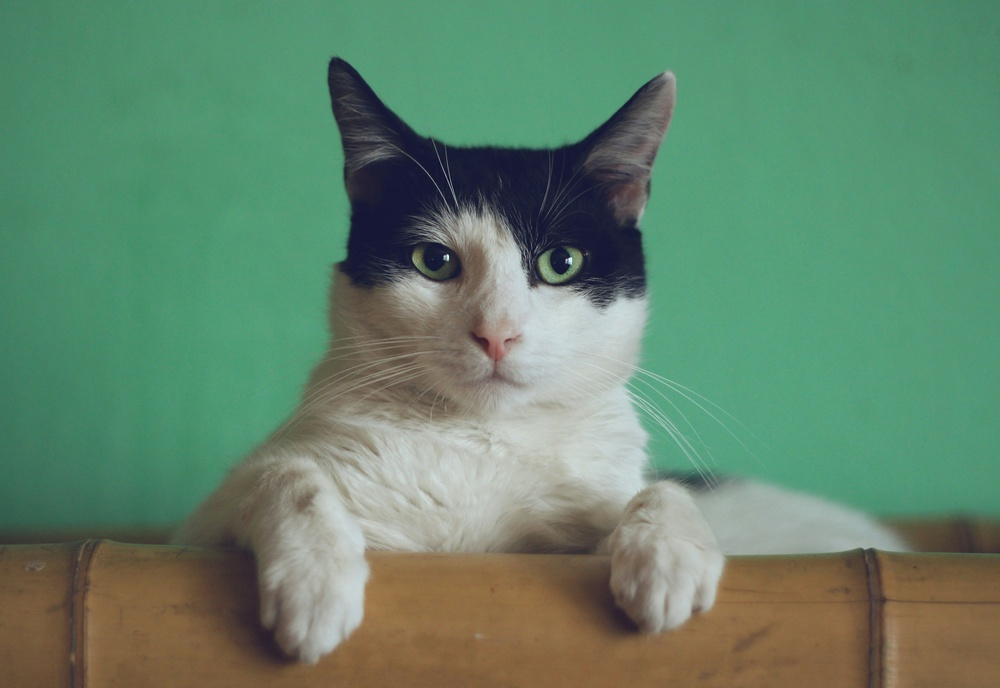
#> input picture week_02_classic_ml/open_cv/resource/cat.jpg, 1000 x 688 px, shrunk from 5026 x 3458 before the run
$ python translation_rotation_image.py
#> lines starting #> are read from the running program, lines starting #| are printed output that depends on the picture
import cv2
import numpy as np

# Reading the image
image = cv2.imread('./resource/cat.jpg')
#> image is the input picture: shape (688, 1000, 3); mean B, G, R 107.8, 132.8, 99.3

# dividing height and width by 2 to get the center of the image
height, width = image.shape[:2]
#> height = 688; width = 1000

# --- 1. TỊNH TIẾN (TRANSLATION) ---
tx, ty = 500, 1000 # Dịch sang phải 50, xuống dưới 100
M_translate = np.float32([
    [1, 0, tx],
    [0, 1, ty]
])

# Dùng warpAffine để áp dụng ma trận
img_translated = cv2.warpAffine(image, M_translate, (width, height))
#> img_translated: shape (688, 1000, 3); every value is 0

# get the center coordinates of the image to create the 2D rotation matrix
center = (width/2, height/2)
#> center = (500, 344)

# using cv2.getRotationMatrix2D() to get the rotation matrix
rotate_matrix = cv2.getRotationMatrix2D(center, angle=45, scale=1)

# rotate the image using cv2.warpAffine
rotated_image = cv2.warpAffine(src=image, M=rotate_matrix, dsize=(width, height))
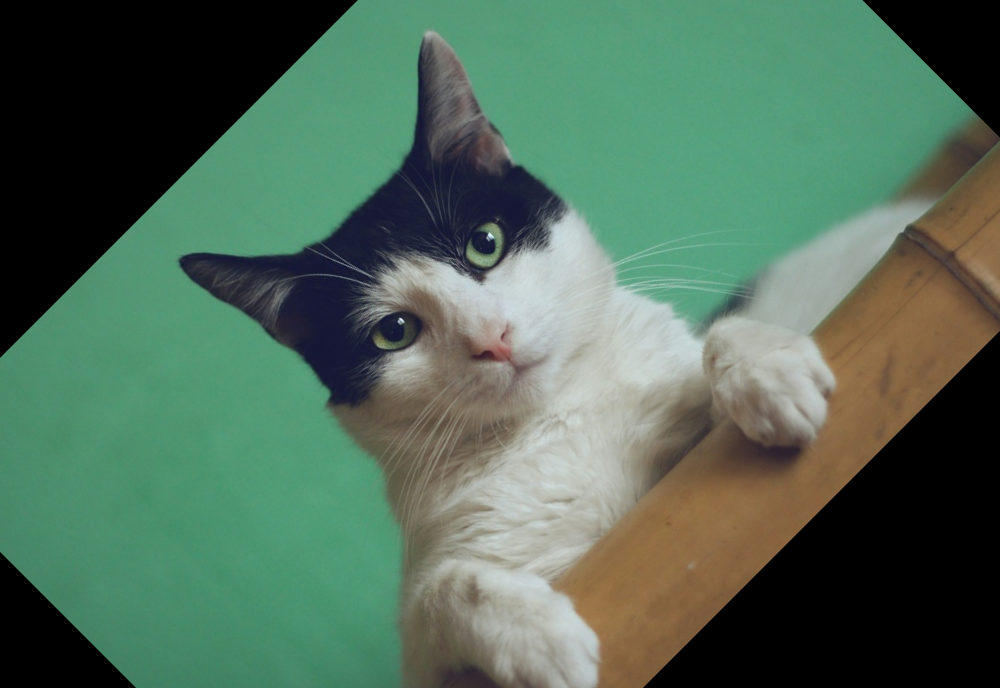
#> rotated_image: shape (688, 1000, 3); mean B, G, R 88.5, 107.4, 80.7

cv2.imshow('Original image', image)
cv2.imshow('Translated image', img_translated)
cv2.imshow('Rotated image', rotated_image)
# wait indefinitely, press any key on keyboard to exit
cv2.waitKey(0)
# save the rotated image to disk
cv2.imwrite('rotated_image.jpg', rotated_image)
